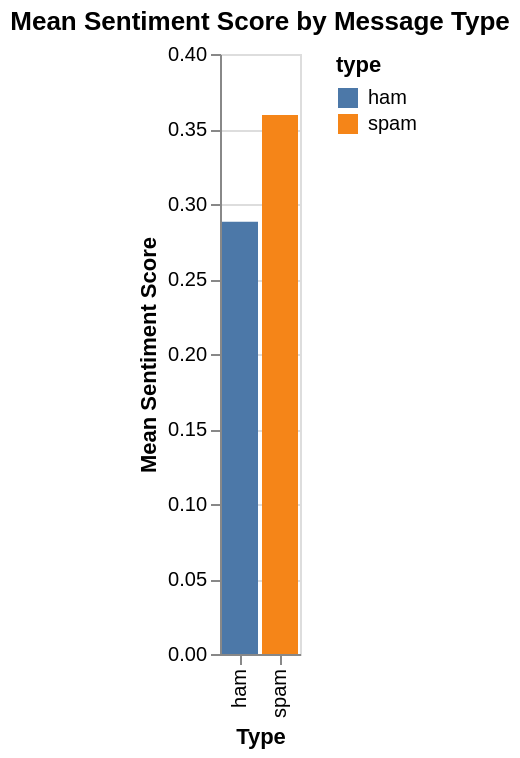

The cell this chart's notebook holds for it:
### Code cell
# Redo graphs using Altair package
import altair as alt

# Prepare data for mean sentiment score by Message Type
dfg_type = df_output.groupby('Label')['sentiment_score'].mean().reset_index()
dfg_type['Label'] = dfg_type['Label'].astype(str).str.replace(r'\.0$', '', regex=True)

# Create the Altair bar chart for Sentiment Score by Type
chart_type = alt.Chart(dfg_type).mark_bar().encode(
    x=alt.X('Label:N', title='Type'), # Use :N for nominal (categorical) data
    y=alt.Y('sentiment_score:Q', title='Mean Sentiment Score'),
    color=alt.Color('Label:N', legend=alt.Legend(title="type")),
    tooltip=['Label', 'sentiment_score']
).properties(
    title='Mean Sentiment Score by Message Type'
).interactive()

chart_type

### Figure 1 — Vega-Lite specification as saved in the notebook (floating-point values rounded to 4 significant figures)
{"config": {"view": {"continuousWidth": 300, "continuousHeight": 300}}, "data": {"name": "data-bf1d5352bc2ba4d989237e0cbd23be9e"}, "mark": {"type": "bar"}, "encoding": {"color": {"field": "Label", "legend": {"title": "type"}, "type": "nominal"}, "tooltip": [{"field": "Label", "type": "nominal"}, {"field": "sentiment_score", "type": "quantitative"}], "x": {"field": "Label", "title": "Type", "type": "nominal"}, "y": {"field": "sentiment_score", "title": "Mean Sentiment Score", "type": "quantitative"}}, "params": [{"name": "param_6", "select": {"type": "interval", "encodings": ["x", "y"]}, "bind": "scales"}], "title": "Mean Sentiment Score by Message Type", "$schema": "https://vega.github.io/schema/vega-lite/v5.20.1.json", "datasets": {"data-bf1d5352bc2ba4d989237e0cbd23be9e": [{"Label": "ham", "sentiment_score": 0.2882}, {"Label": "spam", "sentiment_score": 0.3594}]}}
